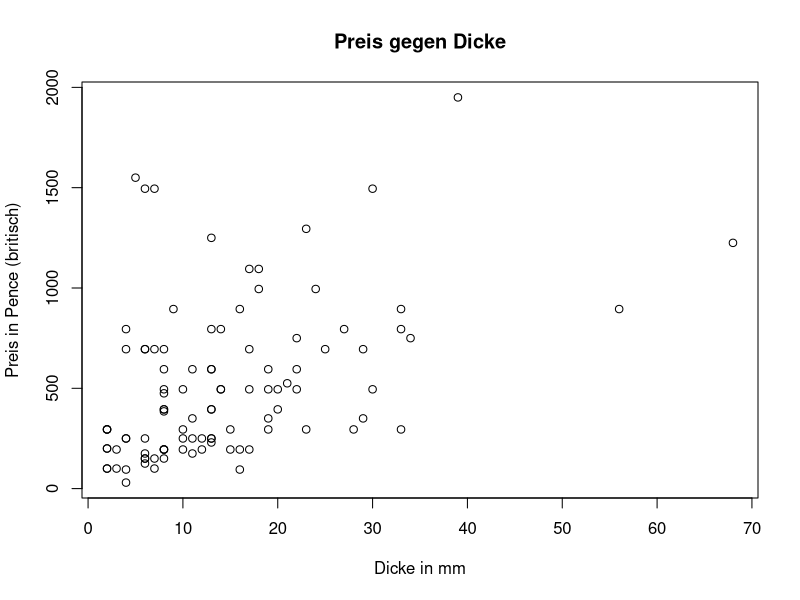

R code for this plot:
# Adamczyk Florian 8105234

# Aufgabe 1
Buchbestand <- 1554
# a)
# Lesen Sie mit read.csv die Daten in R ein und kontrollieren Sie Struktur und Inhalt der eingelesenen Daten!
# Lesen Sie die CSV-Datei ein
daten <- read.csv("Buecherwerte.csv")

# Überprüfen Sie die Struktur der eingelesenen Daten
str(daten)

# Überprüfen Sie den Inhalt der eingelesenen Daten
head(daten)

# b)
# Rechnen Sie allein aus den Buchpreisen der Stichprobe die Wiederbeschaffungskosten für den Gesamtbestand hoch!

mean(daten$Preis)*Buchbestand
# in britischen Pence

#c) 
# Bestimmen Sie nun den durchschnittlichen Wiederbeschaffungspreis pro Millimeter f¨ur die Stichprobe und rechnen Sie damit die Wiederbeschaffungskosten f¨ur den Gesamtbestand, dessen Gesamtdicke 25182 Millimeter betrug, hoch!

Gesamtdicke <- 25182

# erstmal eine neue Spalte mit Preis pro mm für jedes Buch
daten$PreisProMM <- daten$Preis/daten$Dicke
head(daten)
mean(daten$PreisProMM)
mean(daten$PreisProMM)*Gesamtdicke
# das ist deutlich teurer als die Wiederbeschaffungskosten aus a). Anscheinend sind mehr dickere dabei oder so.

# d)
# Fertigen Sie ein Streudiagramm der Buchpreise gegen die Buchdicken an!

plot(daten$Dicke, daten$Preis, xlab = "Dicke in mm", ylab = "Preis in Pence (britisch)", main = "Preis gegen Dicke")

# e)
# Die Erhebung der Buchdicke war in der Hoffnung geschehen, die Schätzung der Buchpreise mithilfe dieser ”Ersatzvariablen“ vereinfachen zu k¨onnen. In Anbetracht des eben erzeugten Streudiagrammes: Ließe sich aus der Dicke (in mm) eines Buches – wenigstens tendenziell – sein Wiederbeschaffungspreis sch¨atzen? Wenn ja, hielten Sie diesen Sch¨atzwert für zuverlässig, und wenn nein, warum nicht?

# erstelle korrelation zwischen Preis und Dicke
cor(daten$Preis, daten$Dicke)
cor(daten$Dicke, daten$Preis)

# Die Korrelation ist sehr gering. 
# Die Korrelation ist zumindest positiv, also bei steigender Dicke steigt auch der Preis.
# Allerdings ist es so, dass dünnere Bücher deutlich mehr pro mm kosten als dickere und darum kann man nicht wirklich sagen, dass die Dicke ein guter Schätzer für den Preis ist.
# Ich halte den Schätzwert für den Preis anhand der Dicke für nicht sehr zuverlässig, denn die Preise folgen keiner klaren Linie sondern gehen deutlich auseinander, ein dünnes buch kann manchmal teurer sein als ein dickes.


